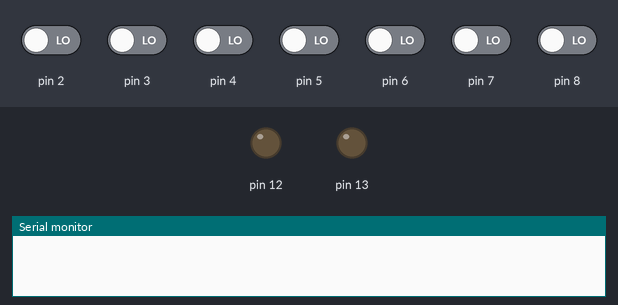
Simulated run of this sketch. Board: Arduino Uno, built with avr-gcc and run on an emulated ATmega328P. Parts: output pins drawn as LEDs (lit = HIGH), the last lines printed to the serial monitor. The test bench sets the inputs (shaded band); at power-on: pin 2–8 LOW. Random numbers use the default seed unless the sketch sets one; EEPROM starts erased.

Above: at 1.2 s.
1.3 s: pin 8 driven HIGH
At 2.45 s:
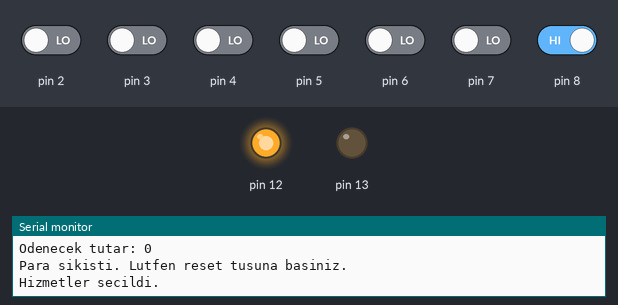
At 3.4 s:
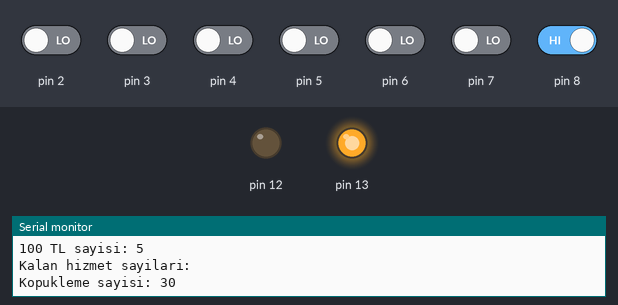
4.1 s: pin 3 driven HIGH
7.1 s: pin 2 driven HIGH
At 8.0 s:
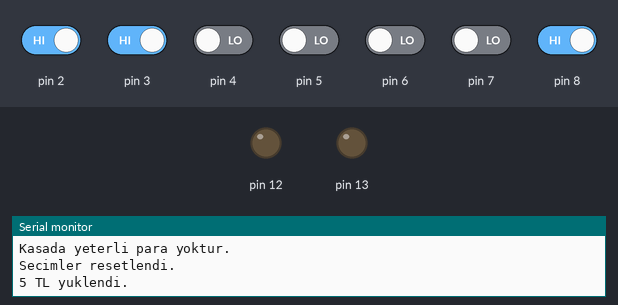
9.3 s: pin 4 driven HIGH
12.3 s: pin 5 driven HIGH
At 15.1 s:
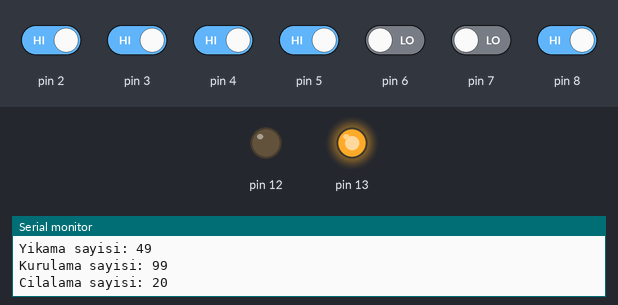
15.3 s: pin 6 driven HIGH
Timing chart, 0 to 19.3 s (numbered marks = the images above; inputs shaded):
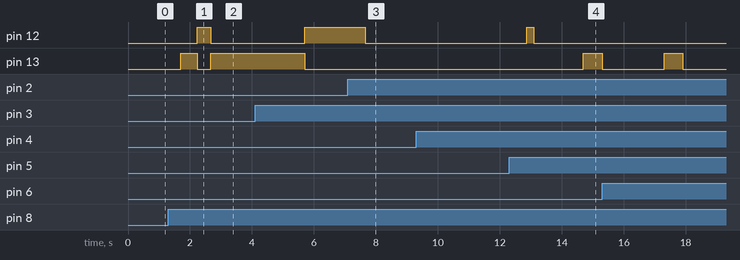

The sketch:

proje_21.ino
```cpp
#include<EEPROM.h>

int bitis=0;
int toplampara=0;
int odenecek=0;
int rastgele;

int a=20;//ilk banknot sayilari
int b=20;
int c=10;
int d=30;
int e=5;
int f=30;//ilk hizmet sayilari
int g=50;
int h=100;
int i=20;
int tempKop=0;//hizmetlere basilma sayisi
int tempYi=0;
int tempKu=0;
int tempCi=0;
int temp5=0;//yuklemeye basilma sayisi
int temp10=0;
int temp20=0;
int temp50=0;
int temp100=0;

void setup()
{
  Serial.begin(9600);
  pinMode(2, INPUT);
  pinMode(3, INPUT);
  pinMode(4, INPUT);
  pinMode(5, INPUT);
  pinMode(6, INPUT);
  pinMode(7, INPUT);
  pinMode(8, INPUT);
  pinMode(12, OUTPUT);
  pinMode(13, OUTPUT);

  EEPROM.write(0,a);//5 TLlik banknot sayisi
  EEPROM.write(1,b);//10 TLlik banknot sayisi
  EEPROM.write(2,c);//20 TLlik banknot sayisi
  EEPROM.write(3,d);//50 TLlik banknot sayisi
  EEPROM.write(4,e);//100 TLlik banknot sayisi

  EEPROM.write(5,f);//Kalan kopukleme sayisi
  EEPROM.write(6,g);//Kalan yıkama sayisi
  EEPROM.write(7,h);//Kalan kurulama sayisi
  EEPROM.write(8,i);//Kalan cilalama sayisi


}

void loop()
{
  if(digitalRead(2)== HIGH){
  delay(200);
  bitis=0;
  toplampara=0;
  odenecek=0;
  a=a-temp5;
  b=b-temp10;
  c=c-temp20;
  d=d-temp50;
  e=e-temp100;
  EEPROM.write(0,a);
  EEPROM.write(1,b);
  EEPROM.write(2,c);
  EEPROM.write(3,d);
  EEPROM.write(4,e);
  f=f+tempKop;
  g=g+tempYi;
  h=h+tempKu;
  i=i+tempCi;
  EEPROM.write(5,f);
  EEPROM.write(6,g);
  EEPROM.write(7,h);
  EEPROM.write(8,i);

  temp5=0;
  temp10=0;
  temp20=0;
  temp50=0;
  temp100=0;
  tempKop=0;
  tempYi=0;
  tempKu=0;
  tempCi=0;
  digitalWrite(12,LOW);
  digitalWrite(13,LOW);

  Serial.println("Secimler resetlendi.");
  Serial.println("");
  }


  if(bitis==0){//Para yukleme

  if(digitalRead(3)== HIGH){
  delay(200);
  toplampara+=5;
  a++;
  temp5++;
  EEPROM.write(0,a);
  Serial.println("5 TL yuklendi.");
  }

  if(digitalRead(4)== HIGH){
  delay(200);
  toplampara+=10;
  b++;
  temp10++;
  EEPROM.write(1,b);
  Serial.println("10 TL yuklendi.");
  }

  if(digitalRead(5)== HIGH){
  delay(200);
  toplampara+=20;
  c++;
  temp20++;
  EEPROM.write(2,c);
  Serial.println("20 TL yuklendi.");
  }

  if(digitalRead(6)== HIGH){
  delay(200);
  toplampara+=50;
  d++;
  temp50++;
  EEPROM.write(3,d);
  Serial.println("50 TL yuklendi.");
  }

  if(digitalRead(7)== HIGH){
  delay(200);
  toplampara+=100;
  e++;
  temp100++;
  EEPROM.write(4,e);
  Serial.println("100 TL yuklendi.");
  }

  if(digitalRead(8)== HIGH){
  delay(200);
  Serial.print("Yuklenen tutar: ");
  Serial.println(toplampara);
  Serial.println("Hizmet seciniz.");
  Serial.println("");
  bitis++;
  }

  }//Para yukleme

  if(bitis==1){//Hizmet secimi

  if(digitalRead(3)== HIGH){
  delay(200);
  odenecek+=15;
  f--;
  tempKop++;
  Serial.println("Kopukleme: 15 TL");
  EEPROM.write(5,f);
  }

  if(digitalRead(4)== HIGH){
  delay(200);
  odenecek+=10;
  tempYi++;
  g--;
  Serial.println("Yikama: 10 TL");
  EEPROM.write(6,g);
  }

  if(digitalRead(5)== HIGH){
  delay(200);
  odenecek+=5;
  tempKu++;
  h--;
  Serial.println("Kurulama: 5 TL");
  EEPROM.write(7,h);
  }

  if(digitalRead(6)== HIGH){
  delay(200);
  odenecek+=50;
  tempCi++;
  i--;
  Serial.println("Cilalama: 50 TL");
  EEPROM.write(8,i);
  }

  if(digitalRead(8)== HIGH){
  delay(200);
  Serial.println("Hizmetler secildi.");
  Serial.println("");
  Serial.print("Yuklenen para: ");
  Serial.println(toplampara);
  Serial.print("Odenecek tutar: ");
  Serial.println(odenecek);
  rastgele= random(1,5);

  if(rastgele==2){
  Serial.println("Para sikisti. Lutfen reset tusuna basiniz.");
  Serial.println("");

  digitalWrite(13,LOW);
  digitalWrite(12,HIGH);
  }

  else{
  if((toplampara-odenecek)>=0){
  digitalWrite(13,HIGH);
  digitalWrite(12,LOW);
  tempKop=0;
  tempYi=0;
  tempKu=0;
  tempCi=0;
  temp5=0;
  temp10=0;
  temp20=0;
  temp50=0;
  temp100=0;
  int paraustu=toplampara-odenecek;

  Serial.print("Para ustu: ");
  Serial.print(paraustu);
  Serial.print(" TL");
  Serial.println("");

  if(paraustu!=0){

   int yuzluk=0;
   int ellilik=0;
   int yirmilik=0;
   int onluk=0;
   int beslik=0;

   yuzluk=paraustu/100;
   e=e-yuzluk;
   EEPROM.write(4,e);
   paraustu = paraustu-(yuzluk*100);
   ellilik=paraustu/50;
   d=d-ellilik;
   EEPROM.write(3,d);
   paraustu = paraustu -(ellilik*50);
   yirmilik=paraustu/20;
   c=c-yirmilik;
   EEPROM.write(2,c);
   paraustu = paraustu -(yirmilik*20);
   onluk=paraustu/10;
   b=b-onluk;
   EEPROM.write(1,b);
   paraustu = paraustu -(onluk*10);
   beslik=paraustu/5;
   a=a-beslik;
   EEPROM.write(0,a);
   paraustu = paraustu -(beslik*5);
   Serial.println("Verilecek para: ");
   Serial.print(yuzluk);
   Serial.println(" tane 100 TL");
   Serial.print(ellilik);
   Serial.println(" tane 50 TL");
   Serial.print(yirmilik);
   Serial.println(" tane 20 TL");
   Serial.print(onluk);
   Serial.println(" tane 10 TL");
   Serial.print(beslik);
   Serial.println(" tane 5 TL");
   }
  Serial.println("");

  Serial.println("Kasadaki banknot sayisi: ");
  Serial.print("5 TL sayisi: ");
  Serial.println(EEPROM.read(0));
  Serial.print("10 TL sayisi: ");
  Serial.println(EEPROM.read(1));
  Serial.print("20 TL sayisi: ");
  Serial.println(EEPROM.read(2));
  Serial.print("50 TL sayisi: ");
  Serial.println(EEPROM.read(3));
  Serial.print("100 TL sayisi: ");
  Serial.println(EEPROM.read(4));
  Serial.println("");
  Serial.println("Kalan hizmet sayilari: ");
  Serial.println("");
  Serial.print("Kopukleme sayisi: ");
  Serial.println(EEPROM.read(5));
  Serial.print("Yikama sayisi: ");
  Serial.println(EEPROM.read(6));
  Serial.print("Kurulama sayisi: ");
  Serial.println(EEPROM.read(7));
  Serial.print("Cilalama sayisi: ");
  Serial.println(EEPROM.read(8));

  Serial.println("");
  Serial.println("");
  Serial.println("Lutfen reset tusuna basiniz.");
  }

  else{
  Serial.println("Kasada yeterli para yoktur.");
  }

  }

  }

  }//Hizmet secimi

}
```

Measured:
- after the input at 1.3 s, pin 12: LOW → HIGH after 0.93 s, → LOW 0.44 s later; pin 13: LOW → HIGH after 0.40 s, → LOW 0.53 s later, → HIGH 0.44 s later
- after the input at 7.1 s, pin 12: HIGH → LOW after 0.56 s
- after the input at 12.3 s, pin 13: LOW → HIGH after 2.4 s
